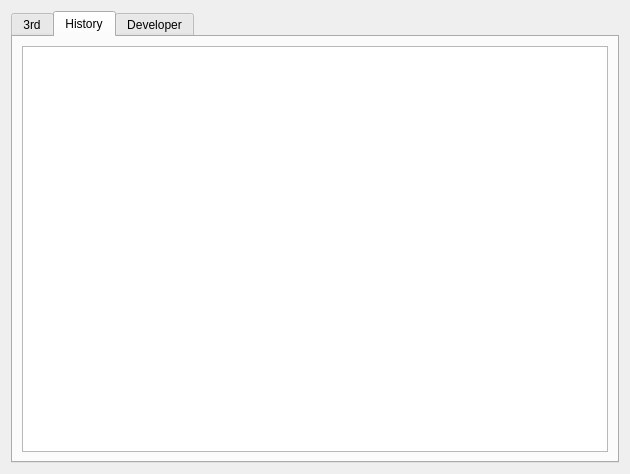
<?xml version="1.0" encoding="UTF-8"?>
<ui version="4.0">
 <class>SAKMoreInformation</class>
 <widget class="QDialog" name="SAKMoreInformation">
  <property name="geometry">
   <rect>
    <x>0</x>
    <y>0</y>
    <width>630</width>
    <height>474</height>
   </rect>
  </property>
  <property name="windowTitle">
   <string>关于软件</string>
  </property>
  <layout class="QVBoxLayout" name="verticalLayout">
   <item>
    <widget class="QTabWidget" name="tabWidget">
     <property name="currentIndex">
      <number>1</number>
     </property>
     <property name="elideMode">
      <enum>Qt::ElideNone</enum>
     </property>
     <widget class="QWidget" name="tanks">
      <attribute name="title">
       <string>3rd</string>
      </attribute>
      <layout class="QVBoxLayout" name="verticalLayout_3">
       <item>
        <widget class="QTextBrowser" name="textBrowserThanks">
         <property name="html">
          <string>&lt;!DOCTYPE HTML PUBLIC &quot;-//W3C//DTD HTML 4.0//EN&quot; &quot;http://www.w3.org/TR/REC-html40/strict.dtd&quot;&gt;
&lt;html&gt;&lt;head&gt;&lt;meta name=&quot;qrichtext&quot; content=&quot;1&quot; /&gt;&lt;style type=&quot;text/css&quot;&gt;
p, li { white-space: pre-wrap; }
&lt;/style&gt;&lt;/head&gt;&lt;body style=&quot; font-family:'SimSun'; font-size:9pt; font-weight:400; font-style:normal;&quot;&gt;
&lt;p style=&quot; margin-top:0px; margin-bottom:0px; margin-left:0px; margin-right:0px; -qt-block-indent:0; text-indent:0px;&quot;&gt;&lt;span style=&quot; font-weight:600;&quot;&gt;libusb&lt;/span&gt;&lt;/p&gt;
&lt;p style=&quot; margin-top:0px; margin-bottom:0px; margin-left:0px; margin-right:0px; -qt-block-indent:0; text-indent:0px;&quot;&gt;https://github.com/libusb/libusb&lt;/p&gt;
&lt;p style=&quot; margin-top:0px; margin-bottom:0px; margin-left:0px; margin-right:0px; -qt-block-indent:0; text-indent:0px;&quot;&gt;&lt;span style=&quot; font-weight:600;&quot;&gt;hidapi&lt;/span&gt;&lt;/p&gt;
&lt;p style=&quot; margin-top:0px; margin-bottom:0px; margin-left:0px; margin-right:0px; -qt-block-indent:0; text-indent:0px;&quot;&gt;https://github.com/libusb/hidapi &lt;/p&gt;
&lt;p style=&quot; margin-top:0px; margin-bottom:0px; margin-left:0px; margin-right:0px; -qt-block-indent:0; text-indent:0px;&quot;&gt;&lt;span style=&quot; font-weight:600;&quot;&gt;libqrencode&lt;/span&gt;&lt;/p&gt;
&lt;p style=&quot; margin-top:0px; margin-bottom:0px; margin-left:0px; margin-right:0px; -qt-block-indent:0; text-indent:0px;&quot;&gt;https://github.com/fukuchi/libqrencode&lt;/p&gt;&lt;/body&gt;&lt;/html&gt;</string>
         </property>
        </widget>
       </item>
      </layout>
     </widget>
     <widget class="QWidget" name="history">
      <attribute name="title">
       <string>History</string>
      </attribute>
      <layout class="QVBoxLayout" name="verticalLayout_2">
       <item>
        <widget class="QTextBrowser" name="textBrowserHistory">
         <property name="html">
          <string>&lt;!DOCTYPE HTML PUBLIC &quot;-//W3C//DTD HTML 4.0//EN&quot; &quot;http://www.w3.org/TR/REC-html40/strict.dtd&quot;&gt;
&lt;html&gt;&lt;head&gt;&lt;meta name=&quot;qrichtext&quot; content=&quot;1&quot; /&gt;&lt;style type=&quot;text/css&quot;&gt;
p, li { white-space: pre-wrap; }
&lt;/style&gt;&lt;/head&gt;&lt;body style=&quot; font-family:'SimSun'; font-size:9pt; font-weight:400; font-style:normal;&quot;&gt;
&lt;p style=&quot;-qt-paragraph-type:empty; margin-top:0px; margin-bottom:0px; margin-left:0px; margin-right:0px; -qt-block-indent:0; text-indent:0px;&quot;&gt;&lt;br /&gt;&lt;/p&gt;&lt;/body&gt;&lt;/html&gt;</string>
         </property>
        </widget>
       </item>
      </layout>
     </widget>
     <widget class="QWidget" name="author">
      <attribute name="title">
       <string>Developer</string>
      </attribute>
      <layout class="QVBoxLayout" name="verticalLayout_4">
       <item>
        <widget class="QTextBrowser" name="textBrowserAuthor">
         <property name="html">
          <string>&lt;!DOCTYPE HTML PUBLIC &quot;-//W3C//DTD HTML 4.0//EN&quot; &quot;http://www.w3.org/TR/REC-html40/strict.dtd&quot;&gt;
&lt;html&gt;&lt;head&gt;&lt;meta name=&quot;qrichtext&quot; content=&quot;1&quot; /&gt;&lt;style type=&quot;text/css&quot;&gt;
p, li { white-space: pre-wrap; }
&lt;/style&gt;&lt;/head&gt;&lt;body style=&quot; font-family:'SimSun'; font-size:9pt; font-weight:400; font-style:normal;&quot;&gt;
&lt;p style=&quot; margin-top:0px; margin-bottom:0px; margin-left:0px; margin-right:0px; -qt-block-indent:0; text-indent:0px;&quot;&gt;Qter&amp;lt;qsaker@qq.com&amp;gt;&lt;/p&gt;&lt;/body&gt;&lt;/html&gt;</string>
         </property>
        </widget>
       </item>
      </layout>
     </widget>
    </widget>
   </item>
  </layout>
 </widget>
 <resources/>
 <connections/>
</ui>
